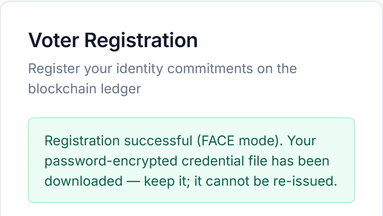
#> input picture zkp-chain/api-server/results/browser_screens/2_register.png, 383 x 216 px, shrunk from 796 x 449 before the run
$ python make_ui_figure.py
#> lines starting #> are read from the running program, lines starting #| are printed output that depends on the picture
"""
make_ui_figure.py — paper figure from the browser run's screenshots

bench_browser.py already clips each card to its title and status banner (no
file names; face previews blurred). This tiles four of them 2x2.
Usage: python api-server/benchmark/make_ui_figure.py
Output: IEEE_Transaction_Mahin/figures/fig_ui.png
"""
from pathlib import Path

from PIL import Image

HERE = Path(__file__).resolve().parent
SHOTS = HERE.parent / "results" / "browser_screens"
OUT = HERE.parent.parent / "IEEE_Transaction_Mahin" / "figures" / "fig_ui.png"
PANELS = ["2_register.png", "3_vote.png", "4_impostor.png", "5_tally.png"]
GAP = 24

tiles = [Image.open(SHOTS / n).convert("RGB") for n in PANELS]
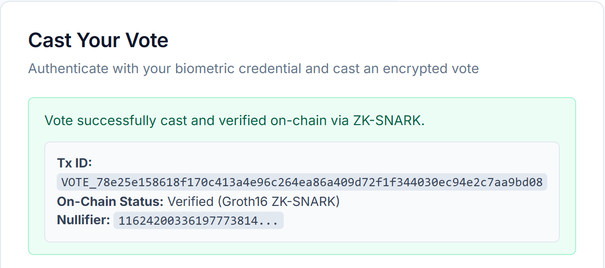
#> input picture zkp-chain/api-server/results/browser_screens/3_vote.png, 605 x 268 px, shrunk from 1258 x 557 before the run
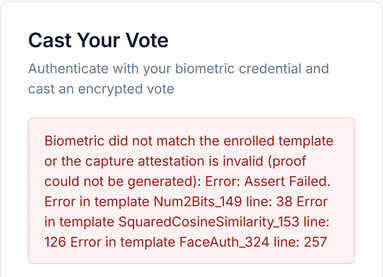
#> input picture zkp-chain/api-server/results/browser_screens/4_impostor.png, 383 x 277 px, shrunk from 796 x 575 before the run
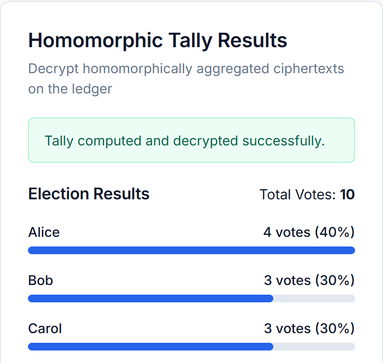
#> input picture zkp-chain/api-server/results/browser_screens/5_tally.png, 383 x 363 px, shrunk from 796 x 754 before the run
#> tiles = 4 items
rows = [tiles[0:2], tiles[2:4]]
col_w = [max(r[i].width for r in rows) for i in range(2)]   # the receipt card is wider
#> col_w = [383, 605]
row_h = [max(t.height for t in r) for r in rows]
#> row_h = [268, 363]
canvas = Image.new("RGB", (sum(col_w) + GAP, sum(row_h) + GAP), "white")
#> canvas: PIL image 1012x655 RGB; every value is 255
y = 0
for r, h in zip(rows, row_h):
    x = 0
    for i, t in enumerate(r):
        canvas.paste(t, (x, y))
        x += col_w[i] + GAP
    y += h + GAP
#> this loop made 2 passes
#> (h, y) on passes 1 to 2: (268, 292), (363, 679)
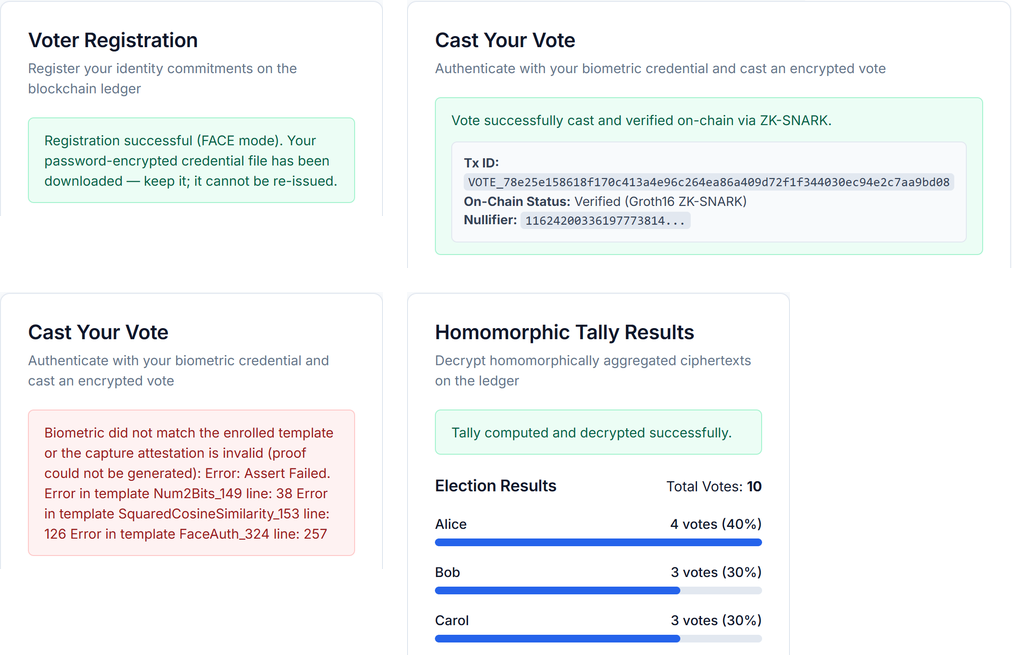
#> canvas: PIL image 1012x655 RGB; mean R, G, B 242.8, 244.9, 245.8
#> t is the input picture: PIL image 383x363 RGB; mean R, G, B 233.4, 239.1, 245.1
#> after the loop, y = 679
canvas.save(OUT, dpi=(300, 300))
print(f"wrote {OUT} ({canvas.width}x{canvas.height})")
#| wrote zkp-chain/IEEE_Transaction_Mahin/figures/fig_ui.png (1012x655)
